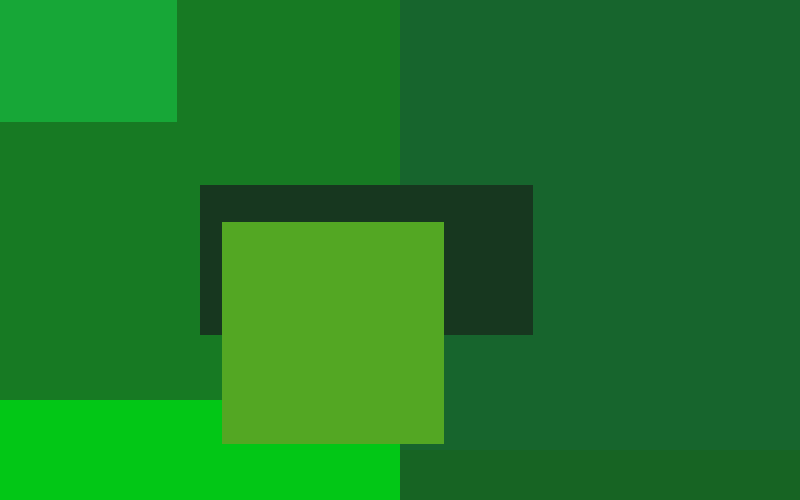
Frame 1 (no input)
Frame 60 (the mouse pressed at the canvas centre just before this capture): identical to frame 1, image omitted
Frame 120 (the mouse held since frame 60 and released just before this capture): identical to frame 1, image omitted

The Processing sketch that drew this single still picture (run headless with seeded random() and noise(); from frame 60 on, the mouse is pressed at the canvas centre):

// Processing sketch: processing_32964
// ── processing_32964.pde


//Joseph Volpe,
//August 4th
//green square assignment

void setup (){
   
  size(800,500);
  background(80);
}

void draw(){
  noStroke();
  //rectangle 1 top left corner
  colorMode(RGB);
  fill(23,122,35);
  //   topL,bottomL,topR, BottomR//
  rect(0,0,400,400);
  //rect 2 bottom right corner
  colorMode(RGB);
  fill(23,100,35);
  rect(400,400,800,800);
  //rect 3 bottom right corner
  colorMode(RGB);
  fill(2,199,22);
  rect(0,400,400,100);
  //rect4 bottom left
  colorMode(RGB);
  fill(23,101,45);
  rect(400,0,400,450);
  //center rect5
  colorMode(RGB);
  fill(23,55,31);
  rect(200,185,333,150);
  colorMode(RGB);
  //off center rect bright green 6
  fill(83,167,35);
  rect(222,222,222,222);
  //top left small rect 7
  colorMode(RGB);
  fill(23,167,55);
  rect(0,0,177,122);
  
  println("Yay!I'm catching up");
  
  
  

  
  
  
}
